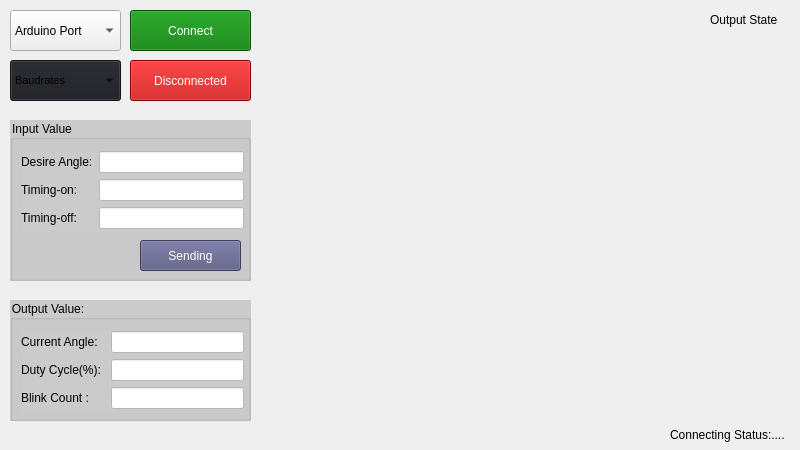
<?xml version="1.0" encoding="UTF-8"?>
<ui version="4.0">
 <class>MainWindow</class>
 <widget class="QMainWindow" name="MainWindow">
  <property name="geometry">
   <rect>
    <x>0</x>
    <y>0</y>
    <width>800</width>
    <height>450</height>
   </rect>
  </property>
  <property name="minimumSize">
   <size>
    <width>800</width>
    <height>450</height>
   </size>
  </property>
  <property name="maximumSize">
   <size>
    <width>800</width>
    <height>450</height>
   </size>
  </property>
  <property name="windowTitle">
   <string>Serial GUI</string>
  </property>
  <widget class="QWidget" name="centralwidget">
   <widget class="QComboBox" name="port">
    <property name="geometry">
     <rect>
      <x>10</x>
      <y>10</y>
      <width>111</width>
      <height>41</height>
     </rect>
    </property>
    <item>
     <property name="text">
      <string>Arduino Port</string>
     </property>
    </item>
   </widget>
   <widget class="QPushButton" name="btn_connect">
    <property name="geometry">
     <rect>
      <x>130</x>
      <y>10</y>
      <width>121</width>
      <height>41</height>
     </rect>
    </property>
    <property name="layoutDirection">
     <enum>Qt::LeftToRight</enum>
    </property>
    <property name="autoFillBackground">
     <bool>false</bool>
    </property>
    <property name="styleSheet">
     <string notr="true">background-color: rgb(0, 120, 0);
color: rgb(255, 255, 255);</string>
    </property>
    <property name="text">
     <string>Connect</string>
    </property>
    <property name="icon">
     <iconset resource="icon.qrc">
      <normaloff>:/20x20/icons/20x20/cil-touch-app.png</normaloff>:/20x20/icons/20x20/cil-touch-app.png</iconset>
    </property>
   </widget>
   <widget class="QPushButton" name="btn_diconnect">
    <property name="geometry">
     <rect>
      <x>130</x>
      <y>60</y>
      <width>121</width>
      <height>41</height>
     </rect>
    </property>
    <property name="layoutDirection">
     <enum>Qt::LeftToRight</enum>
    </property>
    <property name="autoFillBackground">
     <bool>false</bool>
    </property>
    <property name="styleSheet">
     <string notr="true">background-color: rgb(185, 0, 0);
color: rgb(255, 255, 255);</string>
    </property>
    <property name="text">
     <string>Disconnected</string>
    </property>
    <property name="icon">
     <iconset resource="icon.qrc">
      <normaloff>:/20x20/icons/20x20/cil-power-standby.png</normaloff>:/20x20/icons/20x20/cil-power-standby.png</iconset>
    </property>
   </widget>
   <widget class="QGroupBox" name="input_val">
    <property name="geometry">
     <rect>
      <x>10</x>
      <y>120</y>
      <width>241</width>
      <height>161</height>
     </rect>
    </property>
    <property name="styleSheet">
     <string notr="true">background-color:rgb(203, 203, 203);</string>
    </property>
    <property name="title">
     <string>Input Value</string>
    </property>
    <widget class="QPushButton" name="btn_send">
     <property name="geometry">
      <rect>
       <x>130</x>
       <y>120</y>
       <width>101</width>
       <height>31</height>
      </rect>
     </property>
     <property name="styleSheet">
      <string notr="true">background-color: rgb(85, 85, 127);
color: rgb(255, 255, 255);</string>
     </property>
     <property name="text">
      <string>Sending</string>
     </property>
    </widget>
    <widget class="QWidget" name="layoutWidget">
     <property name="geometry">
      <rect>
       <x>11</x>
       <y>31</y>
       <width>223</width>
       <height>82</height>
      </rect>
     </property>
     <layout class="QFormLayout" name="formLayout">
      <item row="0" column="0">
       <widget class="QLabel" name="label">
        <property name="text">
         <string>Desire Angle:</string>
        </property>
       </widget>
      </item>
      <item row="0" column="1">
       <widget class="QLineEdit" name="inp_angle">
        <property name="styleSheet">
         <string notr="true">background-color: rgb(255, 255, 255);</string>
        </property>
       </widget>
      </item>
      <item row="1" column="0">
       <widget class="QLabel" name="label_2">
        <property name="text">
         <string>Timing-on: </string>
        </property>
       </widget>
      </item>
      <item row="1" column="1">
       <widget class="QLineEdit" name="inp_ton">
        <property name="styleSheet">
         <string notr="true">background-color: rgb(255, 255, 255);</string>
        </property>
       </widget>
      </item>
      <item row="2" column="0">
       <widget class="QLabel" name="label_3">
        <property name="text">
         <string>Timing-off: </string>
        </property>
       </widget>
      </item>
      <item row="2" column="1">
       <widget class="QLineEdit" name="inp_toff">
        <property name="styleSheet">
         <string notr="true">background-color: rgb(255, 255, 255);</string>
        </property>
       </widget>
      </item>
     </layout>
    </widget>
   </widget>
   <widget class="QGroupBox" name="output_val">
    <property name="geometry">
     <rect>
      <x>10</x>
      <y>300</y>
      <width>241</width>
      <height>121</height>
     </rect>
    </property>
    <property name="styleSheet">
     <string notr="true">background-color:rgb(203, 203, 203);</string>
    </property>
    <property name="title">
     <string>Output Value:</string>
    </property>
    <widget class="QWidget" name="layoutWidget">
     <property name="geometry">
      <rect>
       <x>11</x>
       <y>31</y>
       <width>223</width>
       <height>82</height>
      </rect>
     </property>
     <layout class="QFormLayout" name="formLayout_2">
      <item row="0" column="0">
       <widget class="QLabel" name="label_4">
        <property name="text">
         <string>Current Angle:</string>
        </property>
       </widget>
      </item>
      <item row="0" column="1">
       <widget class="QLineEdit" name="out_angle">
        <property name="styleSheet">
         <string notr="true">background-color: rgb(255, 255, 255);</string>
        </property>
       </widget>
      </item>
      <item row="1" column="0">
       <widget class="QLabel" name="label_5">
        <property name="text">
         <string>Duty Cycle(%): </string>
        </property>
       </widget>
      </item>
      <item row="1" column="1">
       <widget class="QLineEdit" name="out_duty">
        <property name="styleSheet">
         <string notr="true">background-color: rgb(255, 255, 255);</string>
        </property>
       </widget>
      </item>
      <item row="2" column="0">
       <widget class="QLabel" name="label_6">
        <property name="text">
         <string>Blink Count :</string>
        </property>
       </widget>
      </item>
      <item row="2" column="1">
       <widget class="QLineEdit" name="out_count">
        <property name="styleSheet">
         <string notr="true">background-color: rgb(255, 255, 255);</string>
        </property>
       </widget>
      </item>
     </layout>
    </widget>
   </widget>
   <widget class="QComboBox" name="baud">
    <property name="geometry">
     <rect>
      <x>10</x>
      <y>60</y>
      <width>111</width>
      <height>41</height>
     </rect>
    </property>
    <property name="palette">
     <palette>
      <active>
       <colorrole role="WindowText">
        <brush brushstyle="SolidPattern">
         <color alpha="255">
          <red>0</red>
          <green>0</green>
          <blue>0</blue>
         </color>
        </brush>
       </colorrole>
       <colorrole role="Button">
        <brush brushstyle="SolidPattern">
         <color alpha="255">
          <red>27</red>
          <green>29</green>
          <blue>35</blue>
         </color>
        </brush>
       </colorrole>
       <colorrole role="Text">
        <brush brushstyle="SolidPattern">
         <color alpha="255">
          <red>0</red>
          <green>0</green>
          <blue>0</blue>
         </color>
        </brush>
       </colorrole>
       <colorrole role="ButtonText">
        <brush brushstyle="SolidPattern">
         <color alpha="255">
          <red>0</red>
          <green>0</green>
          <blue>0</blue>
         </color>
        </brush>
       </colorrole>
       <colorrole role="Base">
        <brush brushstyle="SolidPattern">
         <color alpha="255">
          <red>27</red>
          <green>29</green>
          <blue>35</blue>
         </color>
        </brush>
       </colorrole>
       <colorrole role="Window">
        <brush brushstyle="SolidPattern">
         <color alpha="255">
          <red>27</red>
          <green>29</green>
          <blue>35</blue>
         </color>
        </brush>
       </colorrole>
      </active>
      <inactive>
       <colorrole role="WindowText">
        <brush brushstyle="SolidPattern">
         <color alpha="255">
          <red>0</red>
          <green>0</green>
          <blue>0</blue>
         </color>
        </brush>
       </colorrole>
       <colorrole role="Button">
        <brush brushstyle="SolidPattern">
         <color alpha="255">
          <red>27</red>
          <green>29</green>
          <blue>35</blue>
         </color>
        </brush>
       </colorrole>
       <colorrole role="Text">
        <brush brushstyle="SolidPattern">
         <color alpha="255">
          <red>0</red>
          <green>0</green>
          <blue>0</blue>
         </color>
        </brush>
       </colorrole>
       <colorrole role="ButtonText">
        <brush brushstyle="SolidPattern">
         <color alpha="255">
          <red>0</red>
          <green>0</green>
          <blue>0</blue>
         </color>
        </brush>
       </colorrole>
       <colorrole role="Base">
        <brush brushstyle="SolidPattern">
         <color alpha="255">
          <red>27</red>
          <green>29</green>
          <blue>35</blue>
         </color>
        </brush>
       </colorrole>
       <colorrole role="Window">
        <brush brushstyle="SolidPattern">
         <color alpha="255">
          <red>27</red>
          <green>29</green>
          <blue>35</blue>
         </color>
        </brush>
       </colorrole>
      </inactive>
      <disabled>
       <colorrole role="WindowText">
        <brush brushstyle="SolidPattern">
         <color alpha="255">
          <red>0</red>
          <green>0</green>
          <blue>0</blue>
         </color>
        </brush>
       </colorrole>
       <colorrole role="Button">
        <brush brushstyle="SolidPattern">
         <color alpha="255">
          <red>27</red>
          <green>29</green>
          <blue>35</blue>
         </color>
        </brush>
       </colorrole>
       <colorrole role="Text">
        <brush brushstyle="SolidPattern">
         <color alpha="255">
          <red>0</red>
          <green>0</green>
          <blue>0</blue>
         </color>
        </brush>
       </colorrole>
       <colorrole role="ButtonText">
        <brush brushstyle="SolidPattern">
         <color alpha="255">
          <red>0</red>
          <green>0</green>
          <blue>0</blue>
         </color>
        </brush>
       </colorrole>
       <colorrole role="Base">
        <brush brushstyle="SolidPattern">
         <color alpha="255">
          <red>27</red>
          <green>29</green>
          <blue>35</blue>
         </color>
        </brush>
       </colorrole>
       <colorrole role="Window">
        <brush brushstyle="SolidPattern">
         <color alpha="255">
          <red>27</red>
          <green>29</green>
          <blue>35</blue>
         </color>
        </brush>
       </colorrole>
      </disabled>
     </palette>
    </property>
    <property name="font">
     <font>
      <family>Segoe UI</family>
      <pointsize>8</pointsize>
     </font>
    </property>
    <property name="autoFillBackground">
     <bool>false</bool>
    </property>
    <property name="styleSheet">
     <string notr="true"/>
    </property>
    <property name="iconSize">
     <size>
      <width>16</width>
      <height>16</height>
     </size>
    </property>
    <property name="frame">
     <bool>true</bool>
    </property>
    <item>
     <property name="text">
      <string>Baudrates</string>
     </property>
    </item>
    <item>
     <property name="text">
      <string>1200</string>
     </property>
    </item>
    <item>
     <property name="text">
      <string>1800</string>
     </property>
    </item>
    <item>
     <property name="text">
      <string>2400</string>
     </property>
    </item>
    <item>
     <property name="text">
      <string>4800</string>
     </property>
    </item>
    <item>
     <property name="text">
      <string>9600</string>
     </property>
    </item>
    <item>
     <property name="text">
      <string>38400</string>
     </property>
    </item>
    <item>
     <property name="text">
      <string>19200</string>
     </property>
    </item>
    <item>
     <property name="text">
      <string>57600</string>
     </property>
    </item>
    <item>
     <property name="text">
      <string>115200</string>
     </property>
    </item>
   </widget>
   <widget class="QLabel" name="txt_output">
    <property name="geometry">
     <rect>
      <x>710</x>
      <y>10</y>
      <width>81</width>
      <height>20</height>
     </rect>
    </property>
    <property name="text">
     <string>Output State</string>
    </property>
   </widget>
   <widget class="QWidget" name="verticalLayoutWidget">
    <property name="geometry">
     <rect>
      <x>260</x>
      <y>40</y>
      <width>531</width>
      <height>181</height>
     </rect>
    </property>
    <layout class="QVBoxLayout" name="angle_layout"/>
   </widget>
   <widget class="QWidget" name="verticalLayoutWidget_2">
    <property name="geometry">
     <rect>
      <x>260</x>
      <y>230</y>
      <width>531</width>
      <height>191</height>
     </rect>
    </property>
    <layout class="QVBoxLayout" name="duty_layout"/>
   </widget>
   <widget class="QLabel" name="status">
    <property name="geometry">
     <rect>
      <x>670</x>
      <y>419</y>
      <width>121</width>
      <height>31</height>
     </rect>
    </property>
    <property name="text">
     <string>Connecting Status:....</string>
    </property>
   </widget>
  </widget>
 </widget>
 <resources>
  <include location=".\icon.qrc"/>
 </resources>
 <connections/>
</ui>
